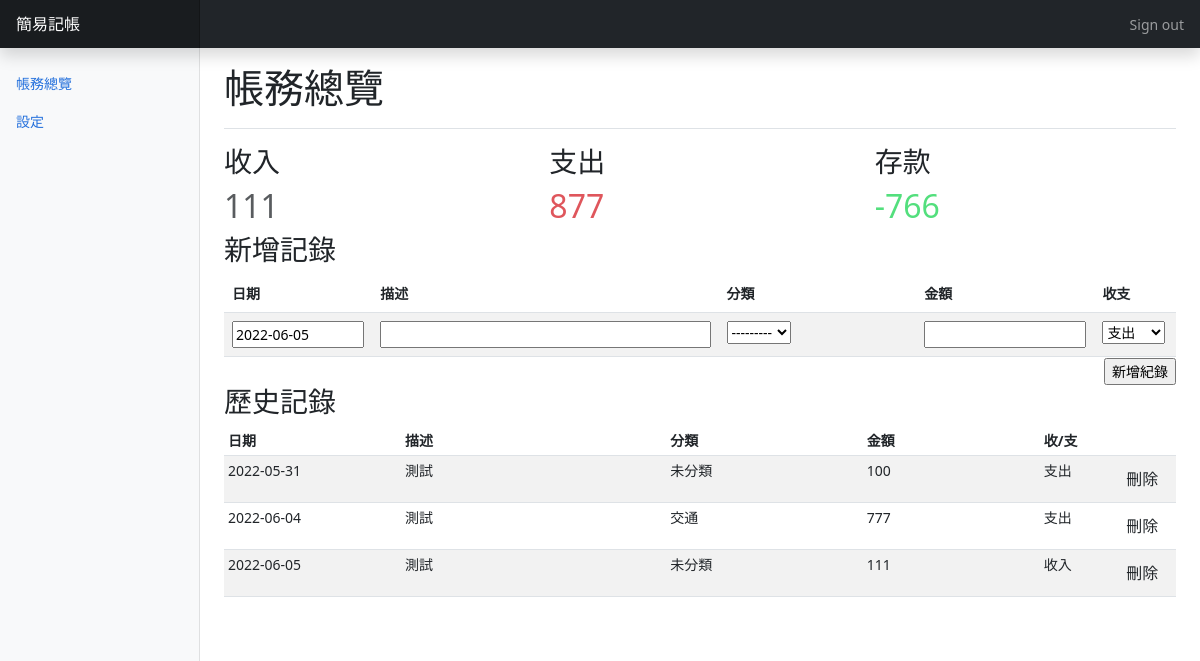
The app's page / (signed in) with its own data.
### app/models.py (models this page shows, shortened)
class Category(models.Model):
    category = models.CharField(max_length=20)
    def __str__(self):
        return self.category

class Record(models.Model):
    date = models.DateField()
    description = models.CharField(max_length=300)
    category = models.ForeignKey(Category, on_delete=models.SET_NULL, null=True)
    cash = models.IntegerField()
    balance_type = models.CharField(max_length=2, choices=BALANCE_TYPE)

### app/views.py (the view)
# urls.py: path('', views.fronpage),
@login_required
def fronpage(request):
    record_form = RecordForm(initial={'balance_type':'支出'})
    records = Record.objects.filter()
    income_list = [record.cash for record in records if record.balance_type == '收入']
    outcome_list = [record.cash for record in records if record.balance_type == '支出']
    income = sum(income_list) if len(income_list) != 0 else 0
    outcome = sum(outcome_list) if len(outcome_list) != 0 else 0
    net = income - outcome
    return render(request, 'app/index.html', locals())

### app/forms.py
class RecordForm(ModelForm):
    class Meta:
        model = Record
        fields = ['date', 'description', 'category', 'cash', 'balance_type']
        widgets = {
            'date': TextInput(
                attrs={
                    'id': 'datepicker1',
                    'value': date.today().strftime('%Y-%m-%d')
                }
            )
        }

### app/templates/app/index.html (shortened to what this page needs)
{% extends 'app/base.html' %}
{% block content %}
<div class="container-fluid">
  <div class="row">
    <nav id="sidebarMenu" class="col-md-3 col-lg-2 d-md-block bg-light sidebar collapse">
      <div class="position-sticky pt-3">
        <ul class="nav flex-column">
          <li class="nav-item">
            <a class="nav-link active" aria-current="page" href="/">
              帳務總覽
            </a>
          </li>
          <li class="nav-item">
            <a class="nav-link active" href="settings">
              設定
            </a>
          </li>
        </ul>
      </div>
    </nav>
    <main class="col-md-9 ms-sm-auto col-lg-10 px-md-4">
      <div class="d-flex justify-content-between flex-wrap flex-md-nowrap align-items-center pt-3 pb-2 mb-3 border-bottom">
        <h1 class="page-header">帳務總覽</h1>
      </div>
      <div class="row placeholders">
          <div class="col-sm">
              <h3>收入</h3>
              <span class="text-muted"><h2>{{ income }}</h2></span>
          </div>
          <div class="col-sm">
              <h3>支出</h3>
              <span class="text-muted"><h2><font color="#DF565C">{{ outcome }}</font></h2></span>
          </div>
          <div class="col-sm">
              <h3>存款</h3>
              <span class="text-muted"><h2><font color="#53DF7D">{{ net }}</font></h2></span>
          </div>
      </div>
    <div class= "th-wrapper">
      <h3 class="sub-header">新增記錄</h3>
      </div>
      <div class="table-responsive">
        <form action="/add_record" method="post">
          <table class="table table-striped">
          <col style="width:15%">
          <col style="width:35%">
          <col style="width:20%">
          <col style="width:18%">
          <col style="width:7%">
            <thead>
               <tr>
                <th>日期</th>
                <th>描述</th>
                <th>分類</th>
                <th>金額</th>
                <th>收支</th>
              </tr>
            </thead>
            <tbody>
              <tr>
             {% for field in record_form %}
                <td>{{field}}</td>
             {% endfor %}
              </tr>
            </tbody>
          </table>
          <div class="right-area">
            <input type="submit" value="新增紀錄"/>
          </div>
        </form>
      </div>
      <h3 class="sub-header">歷史記錄</h3>
      <div class="table-responsive">
        <table class="table table-striped table-sm">
            <col style="width: 18%">
            <col style="width: 27%">
            <col style="width: 20%">
            <col style="width: 18%">
            <col style="width: 7%">
            <col style="width: 5%">
          <thead>
            <tr>
              <th scope="col">日期</th>
              <th scope="col">描述</th>
              <th scope="col">分類</th>
              <th scope="col">金額</th>
              <th scope="col">收/支</th>
              <th></th>
            </tr>
          </thead>
          <tbody>
          {% for record in records %}
              <tr>
                  <td>{{ record.date | date:"Y-m-d" }}</td>
                  <td>{{ record.description }}</td>
                  <td>{{ record.category }}</td>
                  <td>{{ record.cash }}</td>
                  <td>{{ record.balance_type }}</td>
                  <td>
                      <form method="post" action="/delete_record">
                          <input type="submit" class="btn" value="刪除">
                      </form>
                  </td>
              </tr>
          {% endfor %}
          </tbody>
        </table>
      </div>
      </main>
  </div>
  </div>
{% endblock %}

### app/templates/app/base.html (shortened to what this page needs)
{% load static %}
<!doctype html>
<html lang="en">
  <head>
<link href="{% static  'css/bootstrap.min.css' %}" rel="stylesheet">
    <link href="{% static 'css/dashboard.css' %}" rel="stylesheet">
  </head>
  <body>
<header class="navbar navbar-dark sticky-top bg-dark flex-md-nowrap p-0 shadow">
  <a class="navbar-brand col-md-3 col-lg-2 me-0 px-3 fs-6" href="/">簡易記帳</a>
  <div class="navbar-nav">
    <div class="nav-item text-nowrap">
      <a class="nav-link px-3" href={% url 'login' %}>Sign out</a>
    </div>
  </div>
</header>
  {% block content %} {% endblock %}
  </body>
</html>

### app/static/css/dashboard.css (style rules this page uses)
body { font-size: .875rem; }
.sidebar { position: fixed; top: 0; bottom: 0; left: 0; z-index: 100; padding: 48px 0 0; box-shadow: inset -1px 0 0 rgba(0, 0, 0, .1); }
.sidebar .nav-link { font-weight: 500; color: #333; }
.sidebar .nav-link.active { color: #2470dc; }
.navbar-brand { padding-top: .75rem; padding-bottom: .75rem; background-color: rgba(0, 0, 0, .25); box-shadow: inset -1px 0 0 rgba(0, 0, 0, .25); }
.right-area { float: right; z-index: 2; vertical-align: middle; display: inline-block; margin-top: -15px; }
form input { width: 100%; }

### records on screen
Category: record_form "---------"
Record: date "2022-05-31", description "測試", category "未分類", cash "100", balance_type "支出"
Record: date "2022-06-04", description "測試", category "交通", cash "777", balance_type "支出"
Record: date "2022-06-05", description "測試", category "未分類", cash "111", balance_type "收入"

### other values on screen
{{ income }} "111"
{{ outcome }} "877"
{{ net }} "-766"
